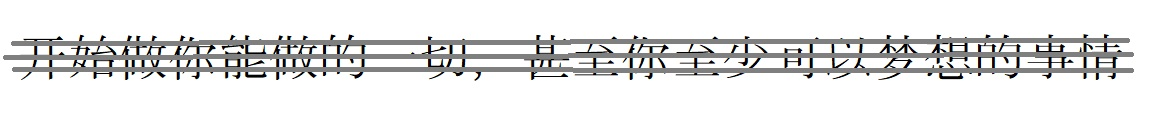
#> input picture Lab4/textlb4.jpg, 1154 x 124 px
$ python lb4.py
#> lines starting #> are read from the running program, lines starting #| are printed output that depends on the picture; after the words box and inside, x2 and y2 are one past the last pixel; in counts of white or black regions, pixels touching at a corner belong together
import cv2
import matplotlib.pyplot as plt

def advanced_line_removal(image_path, output_path):
    # Загрузка и предобработка изображения
#> called with image_path = 'textlb4.jpg', output_path = 'cleaned_text.jpg'
    img = cv2.imread(image_path)
#> img is the input picture: shape (124, 1154, 3); mean B, G, R 229.8, 230, 229.9
    gray = cv2.cvtColor(img, cv2.COLOR_BGR2GRAY)

    # Бинаризация для выделения линий и текста
    thresh = cv2.adaptiveThreshold(gray, 255, cv2.ADAPTIVE_THRESH_GAUSSIAN_C,
                                   cv2.THRESH_BINARY_INV, 11, 2)
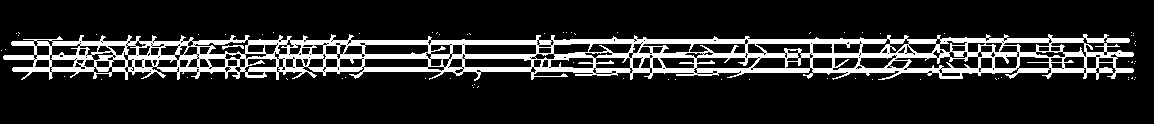
#> thresh: shape (124, 1154); 14.8% white; 71 white regions (69 under 20 px), largest, box (x1, y1, x2, y2) and area: (3, 34, 1134, 81) 21034, (222, 45, 244, 50) 46

    # Удаление горизонтальных линий
    horizontal_kernel = cv2.getStructuringElement(cv2.MORPH_RECT, (10, 1))
    detected_horizontal = cv2.morphologyEx(thresh, cv2.MORPH_OPEN,
                                           horizontal_kernel, iterations=1)
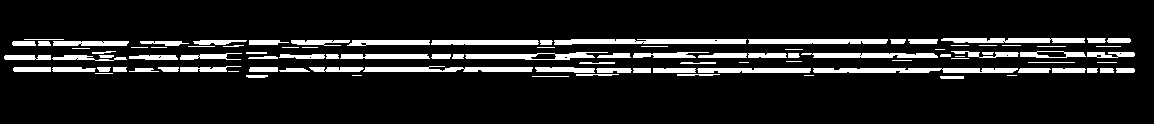
#> detected_horizontal: shape (124, 1154); 11.1% white; 100 white regions (20 under 20 px), largest, box (x1, y1, x2, y2) and area: (813, 68, 1018, 73) 943, (554, 39, 747, 45) 942, (363, 66, 533, 72) 786

    # Удаление вертикальных линий
    vertical_kernel = cv2.getStructuringElement(cv2.MORPH_RECT, (1, 40))
    detected_vertical = cv2.morphologyEx(thresh, cv2.MORPH_OPEN,
                                         vertical_kernel, iterations=2)
#> detected_vertical: shape (124, 1154); every value is 0

    # Комбинированная маска линий
    lines_mask = detected_horizontal + detected_vertical

    # Восстановление изображения
    result = gray.copy()
    result[lines_mask == 255] = 255  # Закрашивание линий белым
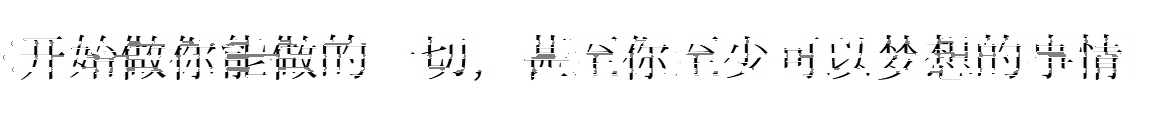
#> result: shape (124, 1154); min 0, max 255, mean 244.7

    # Дополнительная обработка для удаления шума
    result = cv2.medianBlur(result, 3)
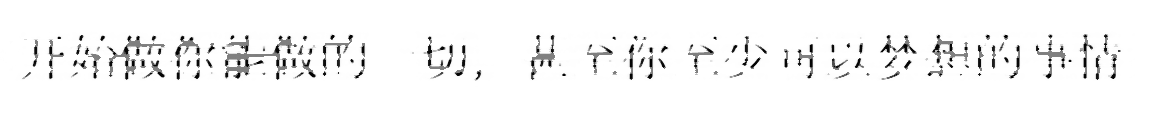
#> result: shape (124, 1154); min 1, max 255, mean 246.4

    # Сохранение результата
    cv2.imwrite(output_path, result)

    # Создаем subplot
    fig, (ax1, ax2) = plt.subplots(1, 2, figsize=(15, 6))

    # Показываем исходное изображение
    ax1.imshow(img)
    ax1.set_title('Исходное изображение')
    ax1.axis('off')

    # Показываем обработанное изображение
    img2 = cv2.imread(output_path)
#> img2: shape (124, 1154, 3); min 0, max 255, mean 246.3
    ax2.imshow(img2)
    ax2.set_title('Обработанное изображение')
    ax2.axis('off')

    plt.tight_layout()
    plt.show()
#> figure, not shown here; B, G, R data is drawn as R, G, B

    return result

# Использование
input_image = "textlb4.jpg"
output_image = "cleaned_text.jpg"
result = advanced_line_removal(input_image, output_image)
